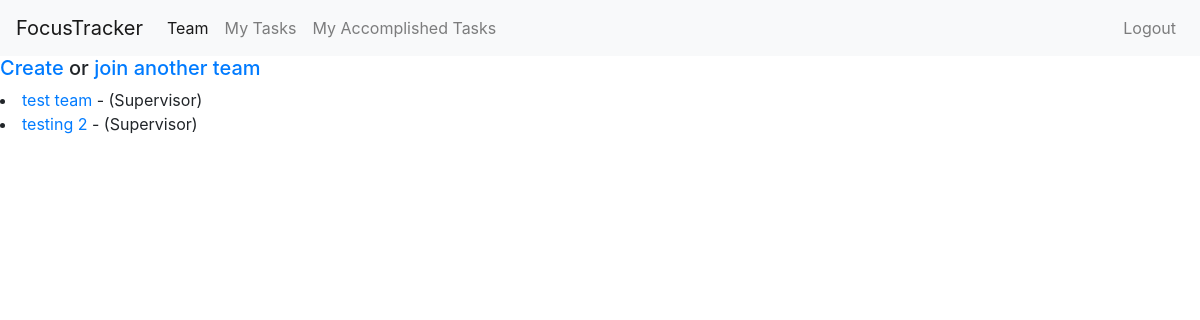
The page /main/ (signed in) on the database its author committed.
### main/models.py (models this page shows, shortened)
class TeamMembership(models.Model):
    ROLE_CHOICES = (
        ('supervisor', 'Supervisor'),
        ('member', 'Member')
    ) # role choices for each user
    user = models.ForeignKey(User, on_delete=models.CASCADE)
    team = models.ForeignKey(Team, on_delete=models.CASCADE)
    role = models.CharField(max_length=20, choices = ROLE_CHOICES)
    class Meta:
        unique_together = ('user', 'team') # so users can only have one role inside a team

class Team(models.Model):
    ACTIVE = 'active'
    DELETED = 'deleted'
    CHOICES_STATUS = (
        (ACTIVE, 'Active'),
        (DELETED, 'Deleted')
    )
    title = models.CharField(max_length=255)
    members = models.ManyToManyField(User, related_name='teams', through='TeamMembership')
    created_by = models.ForeignKey(User, related_name='created_teams', on_delete=models.CASCADE)
    created_at = models.DateTimeField(auto_now_add=True)
    status = models.CharField(max_length=10, choices=CHOICES_STATUS, default=ACTIVE)
    invite_code = models.CharField(max_length=36, unique=True, blank=True, null=True)
    class Meta:
        ordering = ['title']

### main/views.py (the view)
# urls.py: path("", views.team, name = 'team'),
@login_required
def team(request):
    memberships = TeamMembership.objects.filter(user=request.user)
    context = {
        'memberships' : memberships,
        'has_team' : memberships.exists()
    }
    return render(request, "main/team.html", context)

### main/templates/main/team.html (shortened to what this page needs)
{% extends "main/base.html" %}
{% block content %}
{% include "main/navbar.html" %}
{% if not has_team %}
  <div class='profile text-center mt-5'>
      <h1>Still have no team?</h1>
      <h5>
          <a href="{% url 'main:create-team' %}" data-bs-toggle="modal" data-bs-target="#createTeamModal">Create</a> or
          <a href="#" data-toggle="modal" data-target="#joinTeamModal">join</a> a team now!
      </h5>
  </div>
{% else %}
  <h5>
    <a href="{% url 'main:create-team' %}" data-bs-toggle="modal" data-bs-target="#createTeamModal">Create</a> or
    <a href="#" data-toggle="modal" data-target="#joinTeamModal">join another team</a>
  </h5>
  {% for membership in memberships %}
      <li>
          <a href="{% url 'main:team-detail' membership.team.id %}">
              {{ membership.team.title }}
          </a>
          - ({{ membership.role|title }})
      </li>
  {% endfor %}
{% endif %}
{% endblock %}

### rows shown on the page
TeamMembership: team "test team", role "Supervisor"
TeamMembership: team "testing 2", role "Supervisor"
